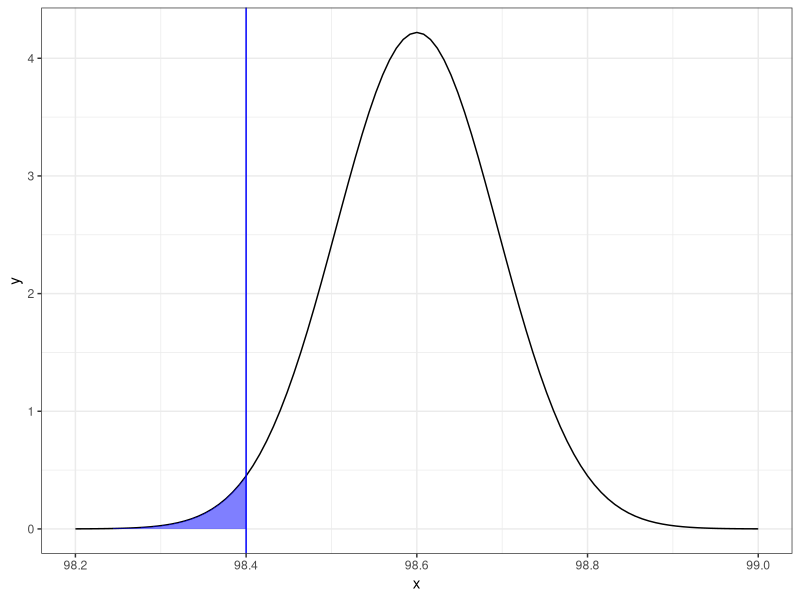
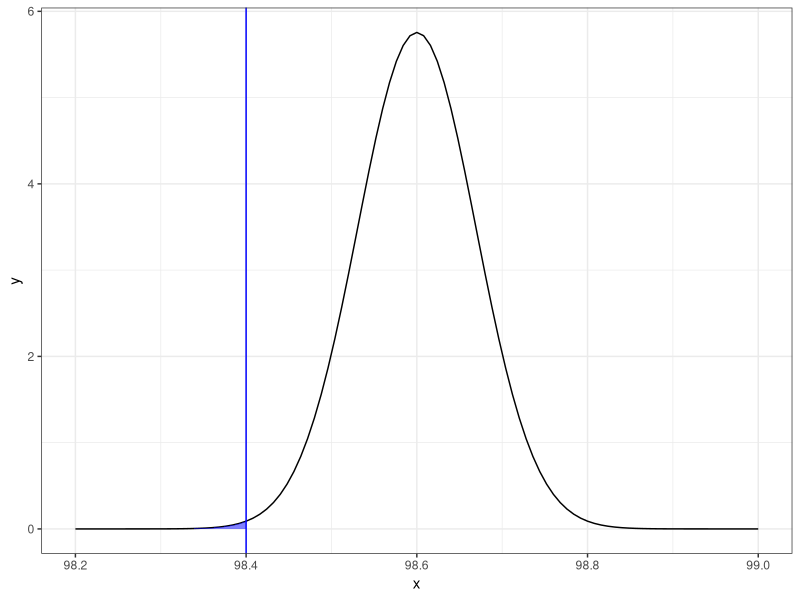
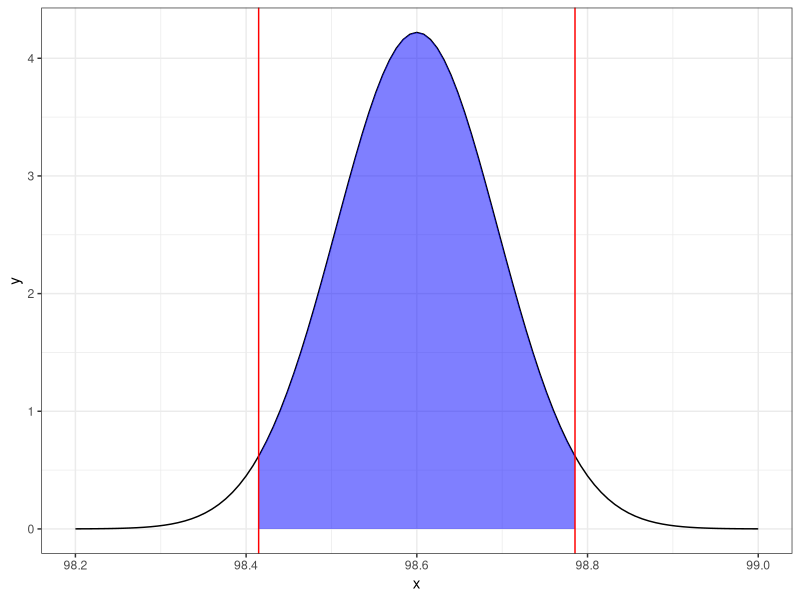
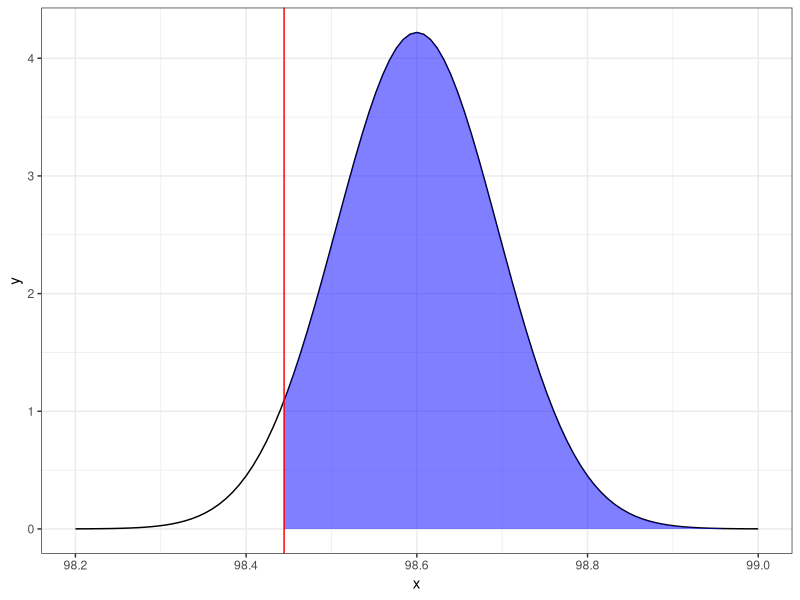
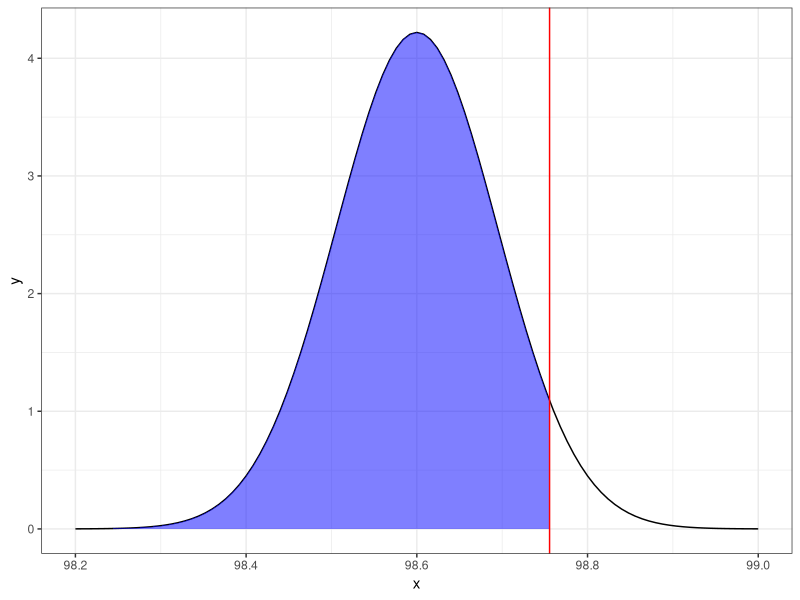
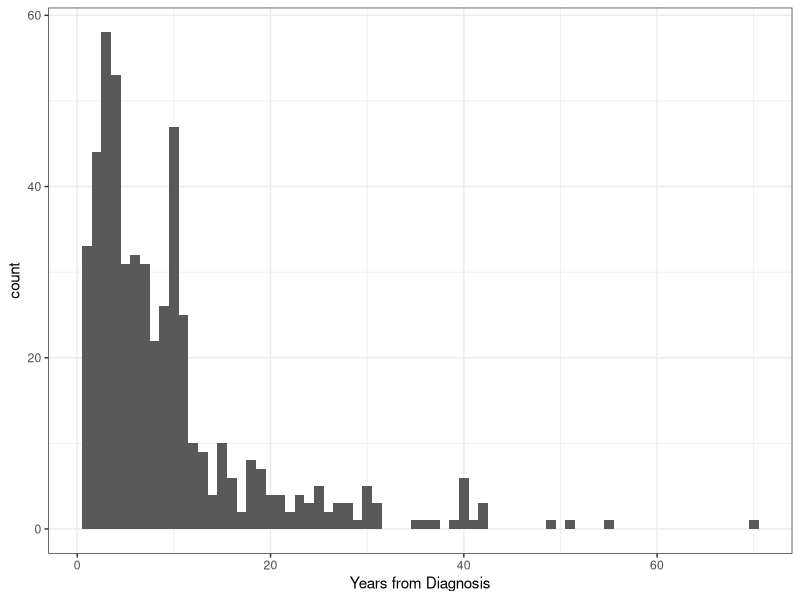
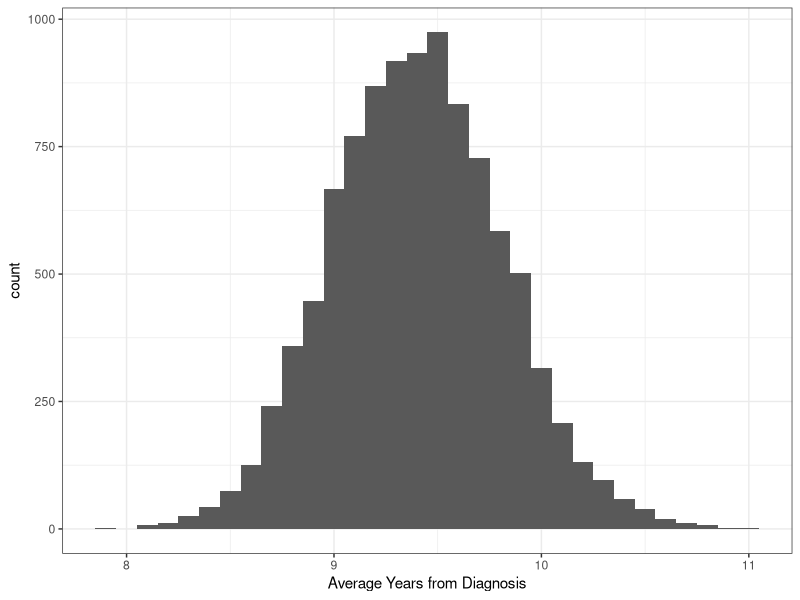
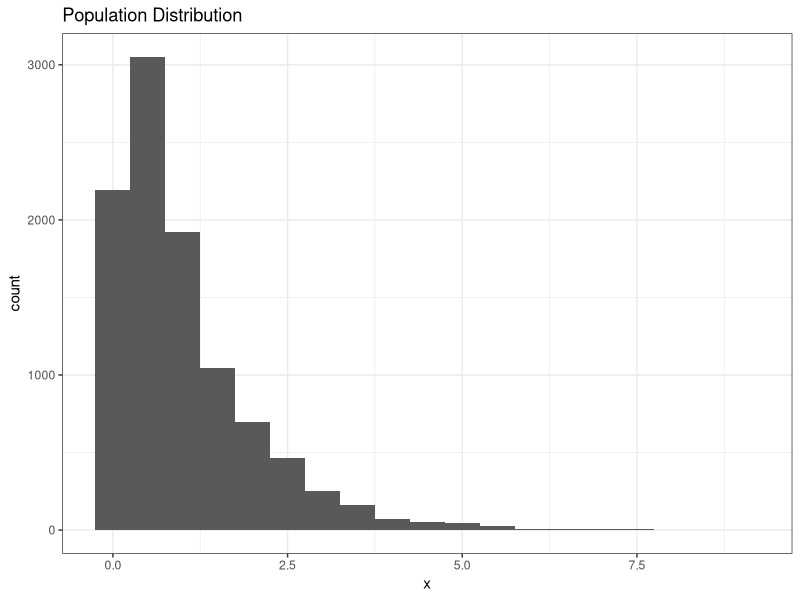

The R source for these figures, in order:
## ---- chunk 1
# this is a set-up chunk
# DON'T CHANGE THESE SETTINGS--I'VE SET THEM UP TO MAKE THINGS RUN SMOOTHLY 
require(knitr)
try(knitr::opts_chunk$set(echo = TRUE, error = TRUE, 
                      root.dir = rprojroot::find_rstudio_root_file()))

try(knitr::opts_knit$set(root.dir = rprojroot::find_rstudio_root_file()))


## ---- chunk 2
library(tidyverse)

## ---- chunk 3
# read in data
ra <- read_csv("Data/ArthritisTreatment.csv")

## ---- chunk 4
# given mean
mu = 98.6
# given standard deviation
sig = 0.62
# sample size
n = 43

# probability
pnorm(98.4, mean = mu, sd = sig / sqrt(n))

# probability N(98.6, 0.62^2) is less than 0.984
data.frame(x = seq(98.2, 99, by = .01)) %>%
  ggplot(aes(x = x)) +
  stat_function(fun = dnorm, args = list(mean = 98.6, sd = sig / sqrt(n))) +
  stat_function(fun = dnorm, args = list(mean = 98.6, sd = sig / sqrt(n)), 
                geom = "area", xlim = c(98.2, 98.4), 
                fill = "blue", alpha = 0.5) +
  geom_vline(xintercept = 98.4, color = "blue") +
  theme_bw() 

# same probability if n = 80
data.frame(x = seq(98.2, 99, by = .01)) %>%
  ggplot(aes(x = x)) +
  stat_function(fun = dnorm, args = list(mean = 98.6, sd = sig / sqrt(80))) +
  stat_function(fun = dnorm, args = list(mean = 98.6, sd = sig / sqrt(80)), 
                geom = "area", xlim = c(98.2, 98.4), 
                fill = "blue", alpha = 0.5) +
  geom_vline(xintercept = 98.4, color = "blue") +
  theme_bw()


# interval between
data.frame(x = seq(98.2, 99, by = .01)) %>%
    ggplot(aes(x = x)) +
    stat_function(fun = dnorm, args = list(mean = 98.6, sd = sig / sqrt(43))) +
    theme_bw() + 
    stat_function(fun = dnorm, args = list(mean = 98.6, sd = sig / sqrt(43)),  geom = "area", 
                xlim = c(qnorm(0.025, mean = 98.6, sd = 0.62 / sqrt(43)), 
                         qnorm(0.975, mean = 98.6, sd = 0.62 / sqrt(43))), fill = "blue", alpha = 0.5) + 
    geom_vline(xintercept =  c(qnorm(0.025, mean = 98.6, sd = 0.62 / sqrt(43)), 
                             qnorm(0.975, mean = 98.6, sd = 0.62 / sqrt(43))), color = "red")

# interval above
data.frame(x = seq(98.2, 99, by = .01)) %>%
    ggplot(aes(x = x)) +
    stat_function(fun = dnorm, args = list(mean = 98.6, sd = sig / sqrt(43))) +
    theme_bw() + 
    stat_function(fun = dnorm, args = list(mean = 98.6, sd = sig / sqrt(43)), geom = "area", 
                xlim = c(qnorm(0.05, mean = 98.6, sd = 0.62 / sqrt(43)), 99), fill = "blue", alpha = 0.5) + 
    geom_vline(xintercept =  c(qnorm(0.05, mean = 98.6, sd = 0.62/sqrt(43))), color = "red")

# interval below
data.frame(x = seq(98.2,99, by = .01)) %>%
    ggplot(aes(x = x)) +
    stat_function(fun = dnorm, args = list(mean=98.6, sd = sig/sqrt(43))) +
    theme_bw() + 
    stat_function(fun = dnorm, args = list(mean=98.6, sd = sig/sqrt(43)), geom = "area", 
                xlim = c(98.2,qnorm(0.95, mean = 98.6, sd = 0.62/sqrt(43))), fill = "blue", alpha = 0.5) + 
    geom_vline(xintercept =  c(qnorm(0.95, mean = 98.6, sd = 0.62/sqrt(43))), color = "red")

## ---- chunk 5

# 95th percentile
# using parameters
qnorm(0.95, mean = 98.6, sd = 0.62 / sqrt(43))
# using standard normal quantiles
98.6 + qnorm(0.95) * 0.62 / sqrt(43)

# 2.5 and 97.5 percentiles
# using parameters
qnorm(c(0.025, 0.975), mean = 98.6, sd = 0.62 / sqrt(43))
# using standard normal quantiles
98.6 + qnorm(c(0.025, 0.975)) * 0.62 / sqrt(43)

# 5th percentile
qnorm(0.05, mean = 98.6, sd = 0.62 / sqrt(43))
# using standard normal quantiles
98.6 + qnorm(0.05) * 0.62 / sqrt(43)



## ---- chunk 6

# one-sided confidence interval
q95 = qnorm(0.95)
q95
# this is the only finite boundary of the interval because it is a one-sided CI
pnorm(q95, lower.tail = F)

## ---- chunk 7

set.seed(246)


# plot sample distribution
ra %>%
  ggplot(aes(x = Yrs_From_Dx)) + 
  geom_histogram(binwidth = 1) +
  theme_bw() + 
  labs(x = "Years from Diagnosis")

# remove missing values for bootstrap
ra.boot = ra %>% drop_na(Yrs_From_Dx)

bootstrap <- data.frame(mean = rep(NA, 10000))

for(i in 1:10000){
  # resample WITH REPLACEMENT (same number as original observations)
  samp <- sample(ra.boot$Yrs_From_Dx, size = nrow(ra.boot), replace = T)
  # record mean for the bootstrap sample
  bootstrap$mean[i] = mean(samp)
}

# plot bootstrap means
bootstrap %>%
ggplot(aes(x = mean)) + 
  geom_histogram(binwidth = .1) +
  theme_bw() + 
  labs(x = "Average Years from Diagnosis")

# summary statistics from original data
ra.boot %>% 
  summarise(mn = mean(Yrs_From_Dx),
            sd = sd(Yrs_From_Dx),
            n = n()) %>%
  mutate(se = sd/sqrt(n))

# summary statistics from bootstrap means
bootstrap%>% 
  summarise(mn = mean(mean),
            se = sd(mean))

# 95% CI using percentile method
quantile(bootstrap$mean, c(0.025, 0.975))

# compare to CLT-based 95% CI
mean(ra.boot$Yrs_From_Dx) + c(-1,1) * qnorm(0.975) * sd(ra.boot$Yrs_From_Dx) / sqrt(nrow(ra.boot))



## ---- chunk 8


# population
pop = data.frame(x = rexp(n = 10000))

pop %>%
  ggplot(aes(x = x)) + 
  geom_histogram(binwidth = 0.5) +
  labs(title = "Population Distribution") + 
  theme_bw()

# representative sample (random sample)
good.samp = data.frame(x = sample(pop$x, size = 200) )

# biased sample (only sample from tail of distribution)
bad.samp = data.frame(x =sample(pop$x[pop$x>1.5], size = 200)) 

good.samp %>%
  ggplot(aes(x = x)) + 
  geom_histogram(binwidth = 0.5, fill = "dodgerblue",color = "black") +
  labs(title = "Represenative Sample")+ 
  xlim(0, ceiling(max(pop$x))) +
  theme_bw()

bad.samp %>%
  ggplot(aes(x = x)) + 
  geom_histogram(binwidth = 0.5, fill = "firebrick1",color = "black") +
  labs(title = "Biased Sample")+ 
  xlim(0, ceiling(max(pop$x))) +
  theme_bw()

good.bootstrap <- data.frame(mean = rep(NA, 10000))
bad.bootstrap <- data.frame(mean = rep(NA, 10000))

for(i in 1:10000){
  # resample WITH REPLACEMENT (same number as original observations)
  g.samp <- sample(good.samp$x, size = nrow(good.samp), replace = T)
  b.samp <- sample(bad.samp$x, size = nrow(bad.samp), replace = T)
  # record mean for the bootstrap sample
  good.bootstrap$mean[i] = mean(g.samp)
  bad.bootstrap$mean[i] = mean(b.samp)
}

# plot bootstrap means
good.bootstrap %>%
  ggplot(aes(x = mean)) + 
  geom_histogram(binwidth = .02, fill = "dodgerblue",color = "black") +
  theme_bw() + 
  xlim(floor(quantile(pop$x, .25)),ceiling(quantile(pop$x, .9))) +
  labs(subtitle = "Representative Sample", x = "Bootstrap Means",
       title = "Boostrap Sampling Distribution")

bad.bootstrap %>%
  ggplot(aes(x = mean)) + 
  geom_histogram(binwidth = .02, fill = "firebrick1",color = "black") +
  theme_bw() + 
  xlim(floor(quantile(pop$x,.25)),ceiling(quantile(pop$x,.9))) +
  labs(subtitle = "Biased Sample", x = "Bootstrap Means",
       title = "Boostrap Sampling Distribution")



